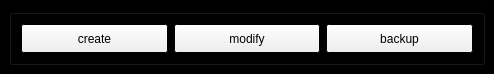
<?xml version="1.0" encoding="UTF-8"?>
<ui version="4.0">
 <class>MainWindow</class>
 <widget class="QMainWindow" name="MainWindow">
  <property name="geometry">
   <rect>
    <x>0</x>
    <y>0</y>
    <width>494</width>
    <height>74</height>
   </rect>
  </property>
  <property name="sizePolicy">
   <sizepolicy hsizetype="MinimumExpanding" vsizetype="Maximum">
    <horstretch>0</horstretch>
    <verstretch>0</verstretch>
   </sizepolicy>
  </property>
  <property name="palette">
   <palette>
    <active>
     <colorrole role="Base">
      <brush brushstyle="SolidPattern">
       <color alpha="255">
        <red>255</red>
        <green>255</green>
        <blue>255</blue>
       </color>
      </brush>
     </colorrole>
     <colorrole role="Window">
      <brush brushstyle="SolidPattern">
       <color alpha="255">
        <red>0</red>
        <green>0</green>
        <blue>0</blue>
       </color>
      </brush>
     </colorrole>
    </active>
    <inactive>
     <colorrole role="Base">
      <brush brushstyle="SolidPattern">
       <color alpha="255">
        <red>255</red>
        <green>255</green>
        <blue>255</blue>
       </color>
      </brush>
     </colorrole>
     <colorrole role="Window">
      <brush brushstyle="SolidPattern">
       <color alpha="255">
        <red>0</red>
        <green>0</green>
        <blue>0</blue>
       </color>
      </brush>
     </colorrole>
    </inactive>
    <disabled>
     <colorrole role="Base">
      <brush brushstyle="SolidPattern">
       <color alpha="255">
        <red>0</red>
        <green>0</green>
        <blue>0</blue>
       </color>
      </brush>
     </colorrole>
     <colorrole role="Window">
      <brush brushstyle="SolidPattern">
       <color alpha="255">
        <red>0</red>
        <green>0</green>
        <blue>0</blue>
       </color>
      </brush>
     </colorrole>
    </disabled>
   </palette>
  </property>
  <property name="windowTitle">
   <string>Rbhus Production Management</string>
  </property>
  <property name="documentMode">
   <bool>false</bool>
  </property>
  <property name="tabShape">
   <enum>QTabWidget::Rounded</enum>
  </property>
  <widget class="QWidget" name="centralwidget">
   <layout class="QGridLayout" name="gridLayout">
    <item row="0" column="0" colspan="2">
     <widget class="QGroupBox" name="groupBox">
      <property name="title">
       <string/>
      </property>
      <layout class="QGridLayout" name="gridLayout_2">
       <item row="0" column="2">
        <widget class="QPushButton" name="pushBackup">
         <property name="sizePolicy">
          <sizepolicy hsizetype="Minimum" vsizetype="Expanding">
           <horstretch>0</horstretch>
           <verstretch>0</verstretch>
          </sizepolicy>
         </property>
         <property name="text">
          <string>backup</string>
         </property>
        </widget>
       </item>
       <item row="0" column="0">
        <widget class="QPushButton" name="pushCreate">
         <property name="sizePolicy">
          <sizepolicy hsizetype="Minimum" vsizetype="Expanding">
           <horstretch>0</horstretch>
           <verstretch>0</verstretch>
          </sizepolicy>
         </property>
         <property name="font">
          <font>
           <weight>50</weight>
           <bold>false</bold>
          </font>
         </property>
         <property name="mouseTracking">
          <bool>false</bool>
         </property>
         <property name="autoFillBackground">
          <bool>false</bool>
         </property>
         <property name="text">
          <string>create</string>
         </property>
         <property name="checkable">
          <bool>false</bool>
         </property>
         <property name="autoDefault">
          <bool>false</bool>
         </property>
         <property name="default">
          <bool>false</bool>
         </property>
         <property name="flat">
          <bool>false</bool>
         </property>
        </widget>
       </item>
       <item row="0" column="1">
        <widget class="QPushButton" name="pushModify">
         <property name="sizePolicy">
          <sizepolicy hsizetype="Minimum" vsizetype="Expanding">
           <horstretch>0</horstretch>
           <verstretch>0</verstretch>
          </sizepolicy>
         </property>
         <property name="text">
          <string>modify</string>
         </property>
        </widget>
       </item>
      </layout>
     </widget>
    </item>
   </layout>
  </widget>
 </widget>
 <resources/>
 <connections/>
</ui>
